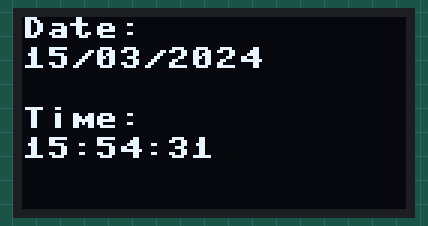
Recording of a program running on a simulated MicroPython board. On the bench: 128×64 one-colour display. WiFi joins after 1.5 s; the clock reads 2024-03-15 10:24:30 at power-on unless the program sets it; library files of the repository ran but are not shown: ssd1306.py; what the program prints to the serial console is not drawn.

Above: at 1.7 s.
At 6.8 s:
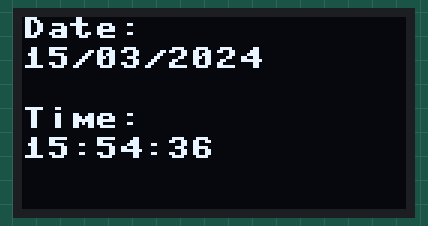
At 11.8 s:
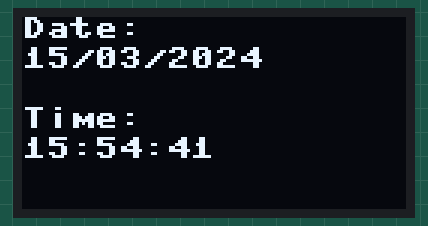
At 16.9 s:
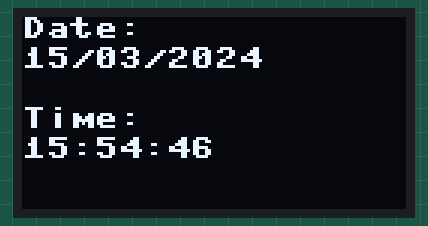
At 27.1 s:
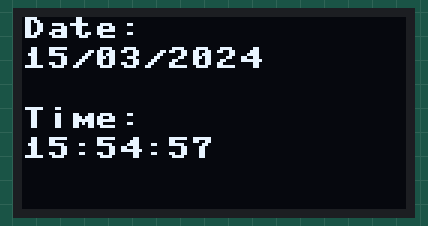
At 37.3 s:
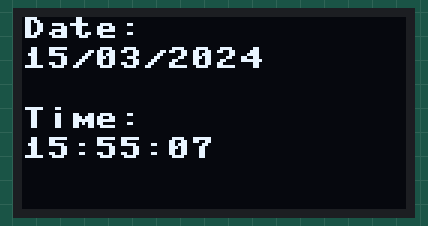

Measured:
- what the display in image 0 shows lasts 5.1 s, from 1.6 s to 6.7 s

The program:

test.py
```python
import network
import ntptime
from machine import Pin, SoftI2C
import gc
from utime import sleep_ms, localtime, mktime
import ssd1306

# Free up memory
gc.collect()

# Wi-Fi Credentials
SSID = "bps_wifi"     # Your network SSID
PASSWORD = "sagabps@235"  # Your network password

# I2C and OLED Display
i2c = SoftI2C(scl=Pin(13), sda=Pin(12))
oled_width = 128
oled_height = 64
oled = ssd1306.SSD1306_I2C(oled_width, oled_height, i2c)

# Time Zone Offset (IST: UTC+5:30 = 19800 seconds)
TIME_ZONE_OFFSET = 5 * 3600 + 30 * 60

# Connect to Wi-Fi
def connect_wifi():
    wlan = network.WLAN(network.STA_IF)
    wlan.active(True)
    if not wlan.isconnected():
        print("Connecting to Wi-Fi...")
        wlan.connect(SSID, PASSWORD)
        while not wlan.isconnected():
            pass
    print("Connected to Wi-Fi:", wlan.ifconfig())

# Get Local Time with Time Zone Adjustment
def get_local_time():
    utc_time = localtime()  # Get UTC time
    local_time = mktime(utc_time) + TIME_ZONE_OFFSET  # Apply offset
    return localtime(local_time)  # Convert back to tuple

# Display Time on OLED
def display_time(adjusted_time):
    date = f"{adjusted_time[2]:02}/{adjusted_time[1]:02}/{adjusted_time[0]}"
    time_str = f"{adjusted_time[3]:02}:{adjusted_time[4]:02}:{adjusted_time[5]:02}"
    oled.fill(0)
    oled.text("Date:", 0, 0)
    oled.text(date, 0, 10)
    oled.text("Time:", 0, 30)
    oled.text(time_str, 0, 40)
    oled.show()

# Main Loop
try:
    connect_wifi()
    while True:
        try:
            ntptime.settime()  # Sync time with NTP server
            adjusted_time = get_local_time()
            print("NTP Time:", adjusted_time)
            display_time(adjusted_time)
        except Exception as e:
            print("Error:", e)
        sleep_ms(5000)  # Update every 5 seconds
except KeyboardInterrupt:
    print("Program stopped.")
```
